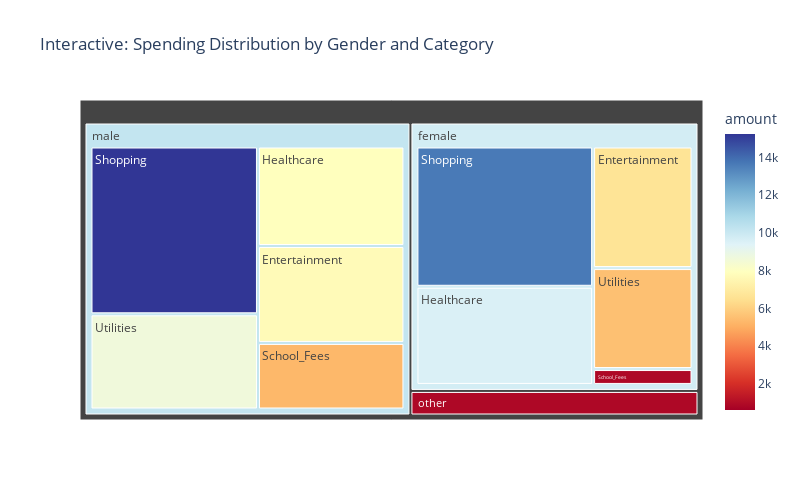

Source (notebook cell):
### Code cell
# Interactive visualization 2: Gender spending breakdown
if df is not None:
    # Create sunburst chart for spending categories by gender
    spending_data = []
    for gender in df['Gender'].unique():
        gender_data = df[df['Gender'] == gender]
        for category in expense_categories:
            amount = gender_data[category].sum()
            # Only include non-zero amounts to avoid treemap errors
            if amount > 0.01:  # Filter out zero or very small values
                spending_data.append({
                    'gender': gender,
                    'category': category,
                    'amount': amount
                })
    
    spending_df = pd.DataFrame(spending_data)
    
    # Only create treemap if we have data
    if not spending_df.empty:
        # Create treemap
        fig = px.treemap(spending_df, path=['gender', 'category'], values='amount',
                         title='Interactive: Spending Distribution by Gender and Category',
                         color='amount', color_continuous_scale='RdYlBu')
        
        fig.update_layout(width=800, height=500)
        fig.show()
        
        # Save as HTML to temporary directory
        if charts_dir:
            html_path = os.path.join(charts_dir, 'interactive_gender_spending.html')
            fig.write_html(html_path)
            print(f"Interactive chart saved: {html_path}")
    else:
        print("No spending data available for treemap visualization")

### Figure 1 — Plotly figure (JSON) as saved in the notebook; plotly's stock layout.template omitted (floating-point values rounded to 4 significant figures)
{"data": [{"branchvalues": "total", "customdata": [[6662.0], [7704.0], [607.9], [9559.0], [7913.0], [735.4], [870.8], [5293.0], [13660.0], [15250.0], [1009.0], [5533.0], [8652.0], [967.7], [9748.0], [10210.0], [863.0]], "domain": {"x": [0, 1], "y": [0, 1]}, "hovertemplate": "labels=%{label}<br>amount_sum=%{value}<br>parent=%{parent}<br>id=%{id}<br>amount=%{color}<extra></extra>", "ids": ["female/Entertainment", "male/Entertainment", "other/Entertainment", "female/Healthcare", "male/Healthcare", "other/Healthcare", "female/School_Fees", "male/School_Fees", "female/Shopping", "male/Shopping", "other/Shopping", "female/Utilities", "male/Utilities", "other/Utilities", "female", "male", "other"], "labels": ["Entertainment", "Entertainment", "Entertainment", "Healthcare", "Healthcare", "Healthcare", "School_Fees", "School_Fees", "Shopping", "Shopping", "Shopping", "Utilities", "Utilities", "Utilities", "female", "male", "other"], "marker": {"coloraxis": "coloraxis", "colors": [6662.0, 7704.0, 607.9, 9559.0, 7913.0, 735.4, 870.8, 5293.0, 13660.0, 15250.0, 1009.0, 5533.0, 8652.0, 967.7, 9748.0, 10210.0, 863.0]}, "name": "", "parents": ["female", "male", "other", "female", "male", "other", "female", "male", "female", "male", "other", "female", "male", "other", "", "", ""], "type": "treemap", "values": [6662.0, 7704.0, 607.9, 9559.0, 7913.0, 735.4, 870.8, 5293.0, 13660.0, 15250.0, 1009.0, 5533.0, 8652.0, 967.7, 36280.0, 44810.0, 3320.0]}], "layout": {"coloraxis": {"colorbar": {"title": {"text": "amount"}}, "colorscale": [[0, "rgb(165,0,38)"], [0.1, "rgb(215,48,39)"], [0.2, "rgb(244,109,67)"], [0.3, "rgb(253,174,97)"], [0.4, "rgb(254,224,144)"], [0.5, "rgb(255,255,191)"], [0.6, "rgb(224,243,248)"], [0.7, "rgb(171,217,233)"], [0.8, "rgb(116,173,209)"], [0.9, "rgb(69,117,180)"], [1, "rgb(49,54,149)"]]}, "height": 500, "legend": {"tracegroupgap": 0}, "title": {"text": "Interactive: Spending Distribution by Gender and Category"}, "width": 800}}
